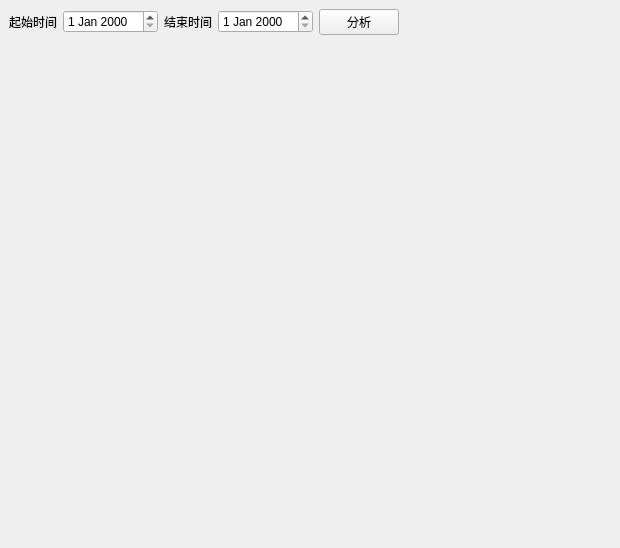
<?xml version="1.0" encoding="UTF-8"?>
<ui version="4.0">
 <class>WindowMain</class>
 <widget class="QMainWindow" name="WindowMain">
  <property name="windowModality">
   <enum>Qt::NonModal</enum>
  </property>
  <property name="geometry">
   <rect>
    <x>0</x>
    <y>0</y>
    <width>620</width>
    <height>548</height>
   </rect>
  </property>
  <property name="windowTitle">
   <string>通话记录分析器</string>
  </property>
  <widget class="QWidget" name="centralWidget">
   <layout class="QGridLayout" name="gridLayout">
    <item row="0" column="0">
     <layout class="QVBoxLayout" name="verticalLayout_3">
      <item>
       <layout class="QHBoxLayout" name="horizontalLayout_2">
        <item>
         <layout class="QHBoxLayout" name="horizontalLayout">
          <item>
           <widget class="QLabel" name="label_2">
            <property name="text">
             <string>起始时间</string>
            </property>
           </widget>
          </item>
          <item>
           <widget class="QDateEdit" name="dateEdit"/>
          </item>
          <item>
           <widget class="QLabel" name="label_3">
            <property name="text">
             <string>结束时间</string>
            </property>
           </widget>
          </item>
          <item>
           <widget class="QDateEdit" name="dateEdit_2"/>
          </item>
         </layout>
        </item>
        <item>
         <widget class="QPushButton" name="pushButton">
          <property name="text">
           <string>分析</string>
          </property>
         </widget>
        </item>
        <item>
         <spacer name="horizontalSpacer_2">
          <property name="orientation">
           <enum>Qt::Horizontal</enum>
          </property>
          <property name="sizeHint" stdset="0">
           <size>
            <width>40</width>
            <height>20</height>
           </size>
          </property>
         </spacer>
        </item>
       </layout>
      </item>
      <item>
       <layout class="QHBoxLayout" name="horizontalLayout_4">
        <item>
         <layout class="QVBoxLayout" name="verticalLayout">
          <item>
           <widget class="QwtPlot" name="qwtPlot">
            <property name="enabled">
             <bool>true</bool>
            </property>
            <property name="sizePolicy">
             <sizepolicy hsizetype="Expanding" vsizetype="Expanding">
              <horstretch>0</horstretch>
              <verstretch>0</verstretch>
             </sizepolicy>
            </property>
            <property name="layoutDirection">
             <enum>Qt::LeftToRight</enum>
            </property>
            <property name="autoFillBackground">
             <bool>true</bool>
            </property>
            <property name="frameShadow">
             <enum>QFrame::Plain</enum>
            </property>
           </widget>
          </item>
          <item>
           <widget class="QwtPlot" name="qwtPlot_2">
            <property name="sizePolicy">
             <sizepolicy hsizetype="Expanding" vsizetype="Expanding">
              <horstretch>0</horstretch>
              <verstretch>0</verstretch>
             </sizepolicy>
            </property>
           </widget>
          </item>
         </layout>
        </item>
        <item>
         <layout class="QVBoxLayout" name="verticalLayout_2"/>
        </item>
       </layout>
      </item>
     </layout>
    </item>
   </layout>
  </widget>
  <widget class="QMenuBar" name="menuBar">
   <property name="geometry">
    <rect>
     <x>0</x>
     <y>0</y>
     <width>620</width>
     <height>23</height>
    </rect>
   </property>
  </widget>
 </widget>
 <customwidgets>
  <customwidget>
   <class>QwtPlot</class>
   <extends>QFrame</extends>
   <header>qwt_plot.h</header>
  </customwidget>
 </customwidgets>
 <resources/>
 <connections/>
</ui>
